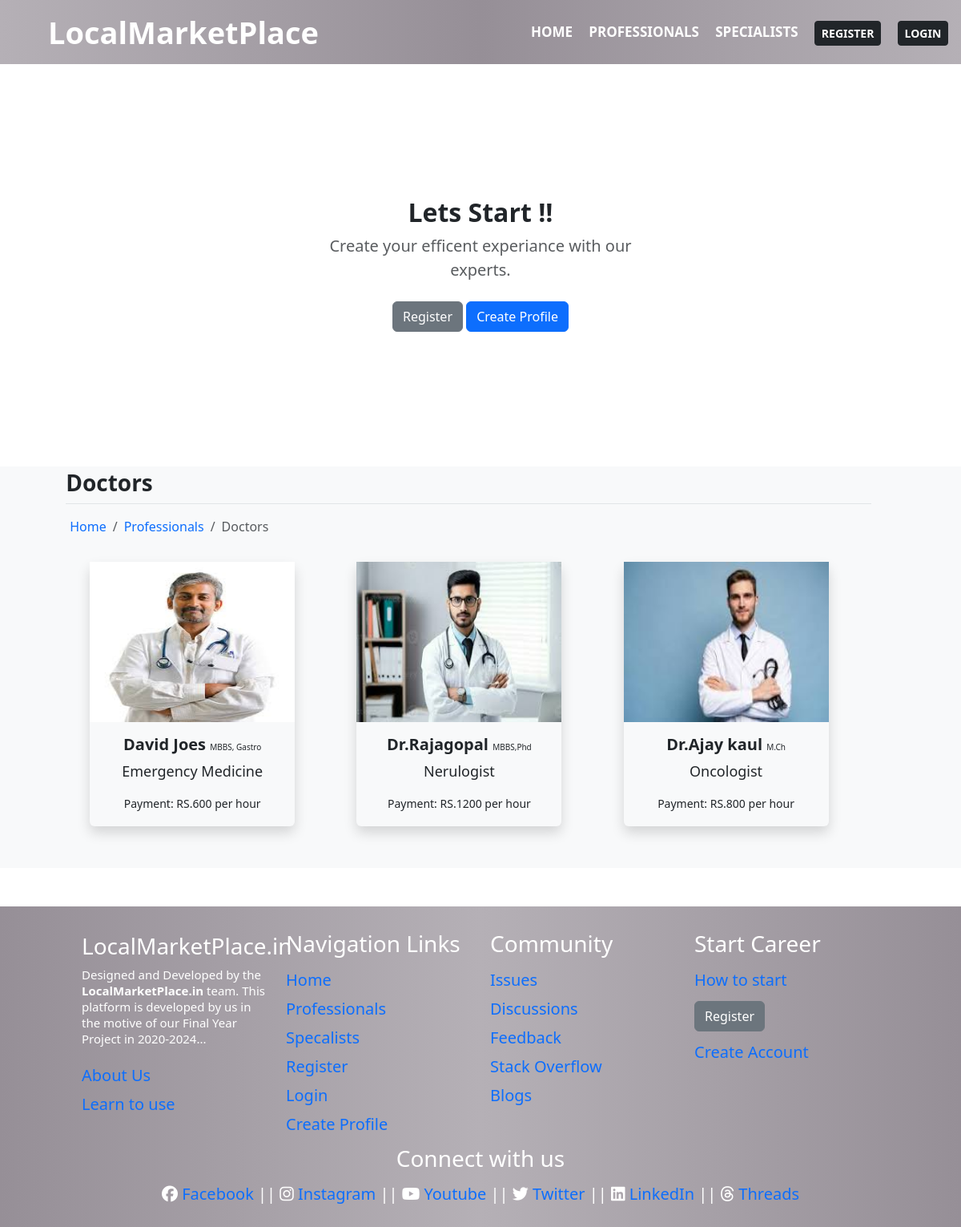
The page /professionals/Doctor on the database its author committed.
### app_layouts/models.py (models this page shows, shortened)
class Profession(models.Model):
    Profession_category=models.CharField(max_length=150,null=False,blank=False)
    Image=models.ImageField(upload_to=getFileName,null=True,blank=True)
    Description=models.TextField(max_length=750,null=True,blank=True)
    Status=models.BooleanField(default=False,help_text="0-show status || 1- hidden")
    Emergant_freelancer=models.BooleanField(default=True,help_text="0-show status || 1- hidden")
    Created_at=models.DateTimeField(auto_now_add=True)

class professionals(models.Model):
    Profession=models.ForeignKey(Profession,on_delete=models.CASCADE)
    Name=models.CharField(max_length=150,null=False,blank=False)
    Image=models.ImageField(upload_to=getFileName,null=True,blank=True)
    My_Profession=models.CharField(max_length=150,null=False,blank=False)
    About_me=models.TextField(max_length=1000,null=False,blank=False)
    Qualification=models.CharField(max_length=1000,null=False,blank=False)
    Skills=models.CharField(max_length=1000,null=False,blank=False)
    Experiance=models.TextField(max_length=750,null=True,blank=True)
    Address_1=models.CharField(max_length=150,null=False,blank=False)
    Address_2=models.CharField(max_length=150,null=False,blank=False)
    District=models.CharField(max_length=150,null=False,blank=False)
    State=models.CharField(max_length=150,null=False,blank=False)
    Country=models.CharField(max_length=150,null=False,blank=False)
    GENDER_CHOICES = (
   ('M', 'Male'),
   ('F', 'Female'),
   ('O', 'Other')
    )
    Gender = models.CharField(choices=GENDER_CHOICES, max_length=128)
    Age=models.PositiveIntegerField(max_length=2,null=False,blank=False)
    Payment=models.PositiveIntegerField(max_length=5,null=False,blank=False)
    Adhar_number=models.CharField(max_length=12,null=False,blank=False)
    Adhar_image=models.ImageField(upload_to=getFileName,null=False,blank=False)
    Phone_number=models.CharField(max_length=10,null=False,blank=False)
    WhatsApp_number=models.CharField(max_length=10,null=False,blank=False)
    Email=models.EmailField(null=False,blank=False)
    Linkedin=models.URLField(max_length=150,null=True,blank=True)
    Status=models.BooleanField(default=False,help_text="0-show status || 1- hidden")
    Availabe_any_time=models.BooleanField(default=True,help_text="If Available Click Checkbox")
    Emergant_freelancer=models.BooleanField(default=True,help_text="If You Are A Emergent Worker Click Checkbox")
    Created_at=models.DateTimeField(auto_now_add=True)

### app_layouts/views.py (the view)
# urls.py: path('professionals/<str:Profession_category>',views.professionals_2,name='professionals'),
def professionals_2(request,Profession_category):
    if(Profession.objects.filter(Profession_category=Profession_category,Status=1)):
        profiles=professionals.objects.filter(Profession__Profession_category=Profession_category)
        return render(request,'profiles.html',{"profiles":profiles,"Profession_category":Profession_category})
    else:
        messages.warning(request,"No such professionals in our platform.")
        return redirect('/professionals')

### app_layouts/templates/profiles.html (shortened to what this page needs)
{% extends 'default_page.html' %}
{% block title %}
{% load static %}
{% endblock title %}
{% block body %}
{% include 'navbar.html' %}
<section class="py-5 text-center container" style="margin-top: 70px;">
    <div class="row py-lg-5">
        <div class="col-lg-6 col-md-8 mx-auto">
            <div class="fw-light"><h2><b>Lets Start !!</b></h2></div>
            <p class="lead text-muted">Create your efficent experiance with our experts.</p>
            <p>
                <a href="{% url 'registeration' %}" class="btn btn-secondary my-2">Register</a>
                <a href="{% url 'freelancer_register_form2' %}" class="btn btn-primary my-2">Create Profile</a>
            </p>
        </div>
    </div>
</section>
<section class="bg-light py-1 my-5">
    <div class="container-fluid">
        <div class="row">
            <div class="col-12">
                <div class="mb-3" style="margin-left: -30px;">
                    <h3 class=""><b>{{Profession_category}}s</b></h3>
                    <hr style="margin-top: 0px; border-color: #9aa8ac">
                </div>
            </div>
        </div>
    </div>
    <div class="container-fluid">
        <div class="row">
            <nav aria-label="breadcrumb" style="margin-left: -25px;">
                <ol class="breadcrumb">
                    <li class="breadcrumb-item"><a href="{% url 'home' %}" style="text-decoration: none;">Home</a></li>
                    <li class="breadcrumb-item"><a href="{% url 'professionals' %}" style="text-decoration: none;">Professionals</a></li>
                    <li class="breadcrumb-item active" aria-current="page">{{Profession_category}}s</li>
                </ol>
            </nav>
            {% for i in profiles %}
            <div class="col-md-3 me-auto" style="width: 280px;">
                <a href="{% url 'pro_details' Profession_category i.Name %}" style="text-decoration: none;">
                    <div class="card my-3 border border-0 shadow mb-5 bg-body-tertiary rounded" style="height: 330px;">
                        <img src="{{i.Image.url}}" class="card-image-top" alt="Profession" style="height: 200px;">
                        <div class="card-body">
                            <h5 class="card-title text-dark text-center"><b>{{i.Name}}</b> <span style="font-size: 10px;">{{i.Qualification}}</span></h5>
                            <p class="card-text text-dark text-center" style="font-size: 18px;">{{i.My_Profession}}</p>
                            <p class="card-text text-dark text-center" style="font-size: 14px;">Payment: RS.{{i.Payment}} per hour</p>
                        </div>
                    </div>
                </a>
            </div>
            {% endfor %}
        </div>
    </div>
</section>
{% include 'footer.html' %}
{% endblock body %}

### app_layouts/templates/default_page.html (shortened to what this page needs)
<!DOCTYPE html>
<html lang="en">
<head>
    {% block title%}
    {% load static %}
    {% endblock title%}
    {% block style%}
    {% load static %}
    <link href="https://cdn.jsdelivr.net/npm/bootstrap@5.3.2/dist/css/bootstrap.min.css" rel="stylesheet">
    <link rel="stylesheet" href="{% static 'default_page.css' %}">
    {% endblock style%}
</head>
<body>
    {% block body%}{% endblock body %}
</body>
</html>

### app_layouts/templates/navbar.html (shortened to what this page needs)
{% extends 'default_page.html' %}
{% block body%}
{% block navbar %}
{% load static %}
<link rel="stylesheet" href="{% static 'Navbar.css' %}">
<nav class="nb sticky-top">
        <label class="logo">LocalMarketPlace</label>
        <ul>
            <li><a class="" href="{% url 'home' %}">Home</a></li>
            <li><a href="{% url 'professionals' %}">Professionals</a></li>
            <li><a href="{% url 'specalists' %}">Specialists</a></li>
            {% if request.user.is_authenticated %}
                <li><a href="#" class="btn btn-dark btn-sm">Hii..!, {{request.user}}</a></li>
                <li><a href="{% url 'logout' %}" onclick="return confirm('Are You Sure to Logout')" class="btn btn-dark btn-sm">Logout</a></li>
            {% else %}
                <li><a href="{% url 'registeration' %}" class="btn btn-dark btn-sm"><b> Register </b></a></li>
                <li><a href="{% url 'login' %}" class="btn btn-dark btn-sm"><b> Login </b></a></li>
            {% endif %}
        </ul>
</nav>
{% endblock navbar %}
{% endblock body%}

### app_layouts/templates/footer.html (shortened to what this page needs)
{% extends 'default_page.html' %}
{% block body %}
{% block footer %}
{% load static %}
<link rel="stylesheet" href="{% static 'footer.css' %}">
<footer style="height: 400px;">
    <div class="row">
        <div class="col-md-3">
            <h3 style="margin-top: -17px;">LocalMarketPlace.in</h3>
            <p style="padding-bottom: 10px; font-size: 15px;">
                Designed and Developed by the <b>LocalMarketPlace.in</b> team.
                This platform is developed by us in the motive of our Final Year Project in 2020-2024...
            </p>
            <p>
                <a href="#" style="text-decoration: none;">About Us</a><br>
            </p>
            <p>
                <a href="#" style="text-decoration: none;">Learn to use</a>
            </p>
        </div>
        <div class="col-md-3">
            <h3 style="padding-bottom: 10px;">Navigation Links</h3>
            <p><a href="{% url 'home' %}" style="text-decoration: none;"> Home </a></p>
            <p><a href="{% url 'professionals' %}" style="text-decoration: none;"> Professionals </a></p>
            <p><a href="{% url 'specalists' %}" style="text-decoration: none;"> Specalists </a></p>
            <p><a href="{% url 'registeration' %}" style="text-decoration: none;"> Register </a></p>
            <p><a href="{% url 'login' %}" style="text-decoration: none;"> Login </a></p>
            <p><a href="{% url 'freelancer_register_form2' %}" id="btnreg" style="text-decoration: none;"> Create Profile </a></p>
        </div>
        <div class="col-md-3">
            <h3 style="padding-bottom: 10px;">Community</h3>
            <p><a href="" style="text-decoration: none;" target="_blank"> Issues </a></p>
            <p><a href="" style="text-decoration: none;" target="_blank"> Discussions </a></p>
            <p><a href="" style="text-decoration: none;" target="_blank"> Feedback </a></p>
            <p><a href="https://stackoverflow.com/" style="text-decoration: none;" target="_blank"> Stack Overflow </a></p>
            <p><a href="" style="text-decoration: none;" target="_blank"> Blogs </a></p>
        </div>
        <div class="col-md-3">
            <h3 style="padding-bottom: 10px;">Start Career</h3>
            <p><a href="" style="text-decoration: none;"> How to start </a></p>
            <p><a href="{% url 'registeration' %}"><button class="btn btn-secondary">Register</button></a></p>
            <p><a href="{% url 'freelancer_register_form2' %}" id="btnreg" style="text-decoration: none;">Create Account</a></p>
        </div>
    </div>
    <div class="row">
        <div class="col-md-12 text-center">
            <h3 style="padding-bottom: 10px;">Connect with us</h3>
            <p>
                <i class="fa-brands fa-facebook"></i><a href="" style="text-decoration: none;"> Facebook </a>       ||
                <i class="fa-brands fa-instagram"></i><a href="" style="text-decoration: none;"> Instagram </a>     ||
                <i class="fa-brands fa-youtube"></i><a href="" style="text-decoration: none;"> Youtube </a>         ||
                <i class="fa-brands fa-twitter"></i><a href="" style="text-decoration: none;"> Twitter </a>         ||
                <i class="fa-brands fa-linkedin"></i><a href="" style="text-decoration: none;"> LinkedIn </a>       ||
                <i class="fa-brands fa-threads"></i><a href="" style="text-decoration: none;"> Threads </a>
            </p>
        </div>
    </div>
</footer>
{% endblock footer %}
{% endblock body %}

### static/Navbar.css (style rules this page uses)
* { padding: 0; margin: 0; text-decoration: none; list-style: none; box-sizing: border-box; }
body { font-family: poppins; }
.nb { background: linear-gradient(to right,#b5b0b6,#968f97,#b5b0b6); height: 80px; width: 100%; }
label.logo { color: white; font-size: 38px; line-height: 80px; padding: 0 100px; font-weight: bold; margin-left: -40px; }
nav ul { float: right; margin-right: -23px; left: none; width: 50%; height: 100%; top: 0; left: -60%; transition: 1s; }
nav ul li { display: inline-block; line-height: 80px; margin: 0 8px; }
nav ul li a { color: white; font-size: 17px; font-weight: bold; text-transform: uppercase; text-decoration: none; }
section { padding: 2 rem 9%; }

### static/footer.css (style rules this page uses)
footer { width: 100%; position: relative; bottom: 0; background: linear-gradient(to right,#968f97,#b5b0b6,#968f97); color: #fff; padding: 30px 0 10px; border-top-left-radius: 0px; font-size: 20px; line-height: 20px; }
.row { width: 85%; margin: auto; display: flex; flex-wrap: wrap; align-items:flex-start ; justify-content: space-between; }

### rows shown on the page
Profession: Profession_category "Doctor"
professionals: Image (picture), Name "David Joes", Qualification "MBBS, Gastro", My_Profession "Emergency Medicine", Payment "600"
professionals: Image (picture), Name "Dr.Rajagopal", Qualification "MBBS,Phd", My_Profession "Nerulogist", Payment "1200"
professionals: Image (picture), Name "Dr.Ajay kaul", Qualification "M.Ch", My_Profession "Oncologist", Payment "800"
